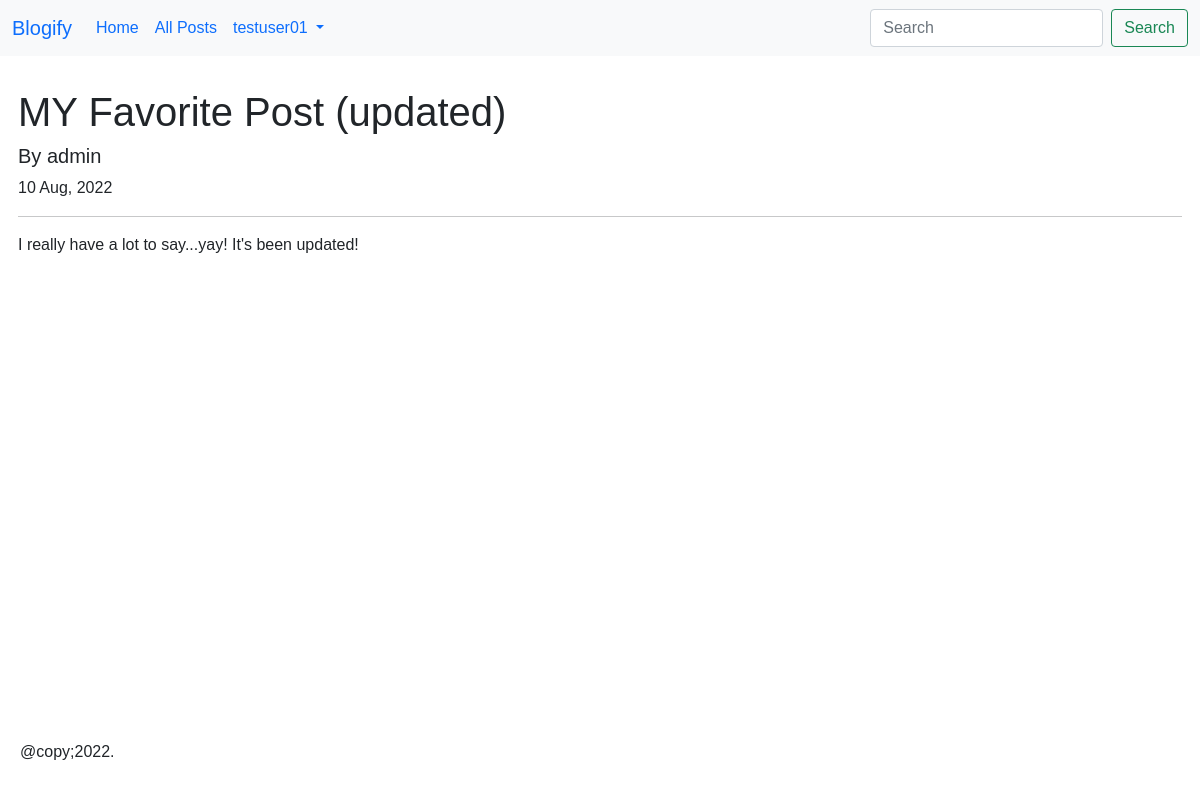
/posts/6/ (signed in), run on the app's committed database.
### users/models.py (models this page shows)
class CustomUser(AbstractUser):
    pass

### posts/models.py (models this page shows, shortened)
class Post(models.Model):
    STATUS_CHOICES = (
        ('draft', 'Draft'),
        ('published', 'Published'),
    )
    title = models.CharField(max_length=255)
    author = models.ForeignKey(
        get_user_model(),
        on_delete = models.CASCADE,
        related_name = 'posts'
    )
    body = models.TextField()
    publish = models.DateTimeField(default=timezone.now)
    created = models.DateTimeField(auto_now_add=True)
    updated = models.DateTimeField(auto_now=True)
    status = models.CharField(
        max_length=10,
        choices=STATUS_CHOICES,
        default='draft'
    )
    slug = models.SlugField(
        max_length=255,
        blank=True,
        null= True
    )
    class Meta:
        ordering = ('-publish',)

### posts/views.py (the view)
# urls.py: path('<int:pk>/', PostDetailView.as_view(), name='post_detail'),
class PostDetailView(DetailView):
    model = Post
    template_name = 'blog/post_detail.html'
    context_object_name = 'post'

### templates/blog/post_detail.html (shortened to what this page needs)
{% extends '_base.html' %}
{% block content %}
    <h1>{{ post.title }}</h1>
    <h5>By {{ post.author }}</h5>
    <p>{{ post.publish|date:"d M, Y" }}</p>
    <hr />
    <p>{{ post.body }}</p>
{% endblock content %}

### templates/_base.html (shortened to what this page needs)
{% load static %}
<!DOCTYPE html>
<html lang="en">
<head>
    <link rel="stylesheet" href="https://cdn.jsdelivr.net/npm/bootstrap@5.1.3/dist/css/bootstrap.min.css">
    <link rel="stylesheet" href="{% static 'css/base.css' %}">
</head>
<body>
    {% block body %}
    <header>
        <nav class="navbar navbar-expand-lg bg-light">
            <div class="container-fluid">
              <a class="navbar-brand" href="{% url 'home' %}">Blogify</a>
              {% if user.is_authenticated %}
              <div class="collapse navbar-collapse" id="navbarSupportedContent">
                <ul class="navbar-nav me-auto mb-2 mb-lg-0">
                  <li class="nav-item">
                    <a class="nav-link active" aria-current="page" href="#">Home</a>
                  </li>
                  <li class="nav-item">
                    <a class="nav-link" href="{% url 'post_list' %}">All Posts</a>
                  </li>
                  <li class="nav-item dropdown">
                    <a class="nav-link dropdown-toggle" href="#" role="button" data-bs-toggle="dropdown" aria-expanded="false">
                      {{ user.username }}
                    </a>
                  </li>
                </ul>
                <form class="d-flex" role="search">
                  <input class="form-control me-2" type="search" placeholder="Search" aria-label="Search">
                  <button class="btn btn-outline-success" type="submit">Search</button>
                </form>
              </div>
              {% else %}
              <form action="form-inline ml-auto">
                <a href="{% url 'signup' %}" class="btn btn-outline-secondary">Sign Up</a>
                <a href="{% url 'login' %}" class="btn btn-primary ml-2">Log In</a>
              </form>
              {% endif %}
            </div>
          </nav>
    </header>
    <main>
        <div class="container">
            {% block content %}{% endblock content %}
        </div>
    </main>
    <footer>
      @copy;2022.
    </footer>
    {% endblock body %}
</body>
</html>

### static/css/base.css (style rules this page uses)
*, body { margin: 0; padding: 0; box-sizing: border-box; }
body { font-family: 'Lucida Sans', 'Lucida Sans Regular', 'Lucida Grande', 'Lucida Sans Unicode', Geneva, Verdana, sans-serif; }
a { text-decoration: none; }
main { margin: 2em 0; min-height: 75vh; }
.container { width: 99%; max-width: 1200px; margin: 0 auto; }
footer { padding: 20px; background: #fff; }

### data on the page
CustomUser: username "testuser01"
Post: title "MY Favorite Post (updated)", author "admin", publish "10 Aug, 2022", body "I really have a lot to say...yay! It's been updated!"
